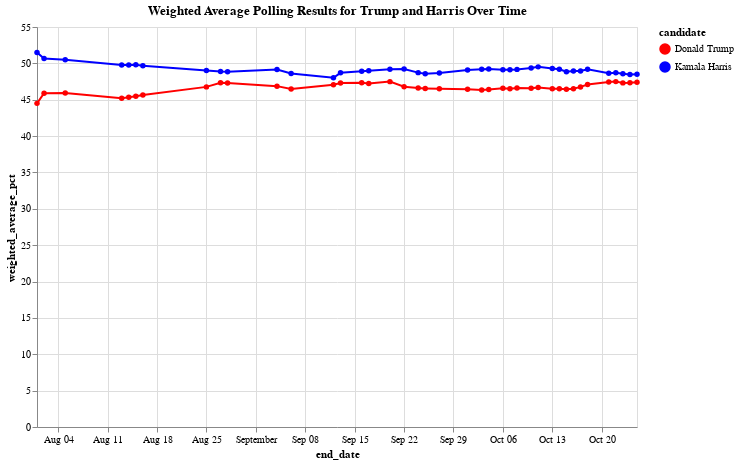

Notebook code cell kept with this figure:
### Code cell
# Pivot the data so that we have both candidates' weighted averages in the same row for each end_date
df_pivot = df_weighted_averages.pivot(index='end_date', columns='candidate_name', values='weighted_average_pct').reset_index()

# Create the line chart with points, showing both candidates' weighted percentages in the tooltip
chart = alt.Chart(df_pivot).transform_fold(
    ['Donald Trump', 'Kamala Harris'],  # Specify the candidates to include
    as_=['candidate', 'weighted_average_pct']  # Assign new names for the folded fields
).mark_line(point=True).encode(
    x='end_date:T',  # Temporal encoding for end_date
    y='weighted_average_pct:Q',  # Quantitative encoding for weighted averages
    color=alt.Color('candidate:N', scale=alt.Scale(domain=['Donald Trump', 'Kamala Harris'], range=['red', 'blue'])),  # Custom colors
    

tooltip=['end_date:T', 'Kamala Harris:Q','Donald Trump:Q'] 

 # Tooltip to display both candidates' percentages
).properties(
    title='Weighted Average Polling Results for Trump and Harris Over Time',
    width=600,
    height=400
)

chart.show()

### Figure 1 — Vega-Lite specification as saved in the notebook (floating-point values rounded to 4 significant figures)
{"config": {"view": {"continuousWidth": 300, "continuousHeight": 300}}, "data": {"name": "data-929d95fc28a89f92d9ad27da420f8499"}, "mark": {"type": "line", "point": true}, "encoding": {"color": {"field": "candidate", "scale": {"domain": ["Donald Trump", "Kamala Harris"], "range": ["red", "blue"]}, "type": "nominal"}, "tooltip": [{"field": "end_date", "type": "temporal"}, {"field": "Kamala Harris", "type": "quantitative"}, {"field": "Donald Trump", "type": "quantitative"}], "x": {"field": "end_date", "type": "temporal"}, "y": {"field": "weighted_average_pct", "type": "quantitative"}}, "height": 400, "title": "Weighted Average Polling Results for Trump and Harris Over Time", "transform": [{"fold": ["Donald Trump", "Kamala Harris"], "as": ["candidate", "weighted_average_pct"]}], "width": 600, "$schema": "https://vega.github.io/schema/vega-lite/v5.20.1.json", "datasets": {"data-929d95fc28a89f92d9ad27da420f8499": [{"end_date": "2024-08-01T00:00:00", "Donald Trump": 44.5, "Kamala Harris": 51.5}, {"end_date": "2024-08-02T00:00:00", "Donald Trump": 45.89, "Kamala Harris": 50.66}, {"end_date": "2024-08-05T00:00:00", "Donald Trump": 45.91, "Kamala Harris": 50.49}, {"end_date": "2024-08-13T00:00:00", "Donald Trump": 45.2, "Kamala Harris": 49.76}, {"end_date": "2024-08-14T00:00:00", "Donald Trump": 45.33, "Kamala Harris": 49.77}, {"end_date": "2024-08-15T00:00:00", "Donald Trump": 45.47, "Kamala Harris": 49.8}, {"end_date": "2024-08-16T00:00:00", "Donald Trump": 45.66, "Kamala Harris": 49.67}, {"end_date": "2024-08-25T00:00:00", "Donald Trump": 46.77, "Kamala Harris": 49.02}, {"end_date": "2024-08-27T00:00:00", "Donald Trump": 47.34, "Kamala Harris": 48.87}, {"end_date": "2024-08-28T00:00:00", "Donald Trump": 47.29, "Kamala Harris": 48.83}, {"end_date": "2024-09-04T00:00:00", "Donald Trump": 46.87, "Kamala Harris": 49.17}, {"end_date": "2024-09-06T00:00:00", "Donald Trump": 46.49, "Kamala Harris": 48.61}, {"end_date": "2024-09-12T00:00:00", "Donald Trump": 47.05, "Kamala Harris": 48.01}, {"end_date": "2024-09-13T00:00:00", "Donald Trump": 47.29, "Kamala Harris": 48.7}, {"end_date": "2024-09-16T00:00:00", "Donald Trump": 47.33, "Kamala Harris": 48.93}, {"end_date": "2024-09-17T00:00:00", "Donald Trump": 47.23, "Kamala Harris": 48.98}, {"end_date": "2024-09-20T00:00:00", "Donald Trump": 47.49, "Kamala Harris": 49.19}, {"end_date": "2024-09-22T00:00:00", "Donald Trump": 46.8, "Kamala Harris": 49.21}, {"end_date": "2024-09-24T00:00:00", "Donald Trump": 46.6, "Kamala Harris": 48.73}, {"end_date": "2024-09-25T00:00:00", "Donald Trump": 46.56, "Kamala Harris": 48.57}, {"end_date": "2024-09-27T00:00:00", "Donald Trump": 46.5, "Kamala Harris": 48.67}, {"end_date": "2024-10-01T00:00:00", "Donald Trump": 46.43, "Kamala Harris": 49.08}, {"end_date": "2024-10-03T00:00:00", "Donald Trump": 46.35, "Kamala Harris": 49.2}, {"end_date": "2024-10-04T00:00:00", "Donald Trump": 46.39, "Kamala Harris": 49.21}, {"end_date": "2024-10-06T00:00:00", "Donald Trump": 46.58, "Kamala Harris": 49.13}, {"end_date": "2024-10-07T00:00:00", "Donald Trump": 46.49, "Kamala Harris": 49.11}, {"end_date": "2024-10-08T00:00:00", "Donald Trump": 46.61, "Kamala Harris": 49.17}, {"end_date": "2024-10-10T00:00:00", "Donald Trump": 46.57, "Kamala Harris": 49.38}, {"end_date": "2024-10-11T00:00:00", "Donald Trump": 46.68, "Kamala Harris": 49.52}, {"end_date": "2024-10-13T00:00:00", "Donald Trump": 46.51, "Kamala Harris": 49.3}, {"end_date": "2024-10-14T00:00:00", "Donald Trump": 46.52, "Kamala Harris": 49.19}, {"end_date": "2024-10-15T00:00:00", "Donald Trump": 46.44, "Kamala Harris": 48.85}, {"end_date": "2024-10-16T00:00:00", "Donald Trump": 46.5, "Kamala Harris": 48.95}, {"end_date": "2024-10-17T00:00:00", "Donald Trump": 46.77, "Kamala Harris": 48.95}, {"end_date": "2024-10-18T00:00:00", "Donald Trump": 47.09, "Kamala Harris": 49.19}, {"end_date": "2024-10-21T00:00:00", "Donald Trump": 47.43, "Kamala Harris": 48.65}, {"end_date": "2024-10-22T00:00:00", "Donald Trump": 47.49, "Kamala Harris": 48.72}, {"end_date": "2024-10-23T00:00:00", "Donald Trump": 47.32, "Kamala Harris": 48.56}, {"end_date": "2024-10-24T00:00:00", "Donald Trump": 47.32, "Kamala Harris": 48.48}, {"end_date": "2024-10-25T00:00:00", "Donald Trump": 47.41, "Kamala Harris": 48.52}]}}
